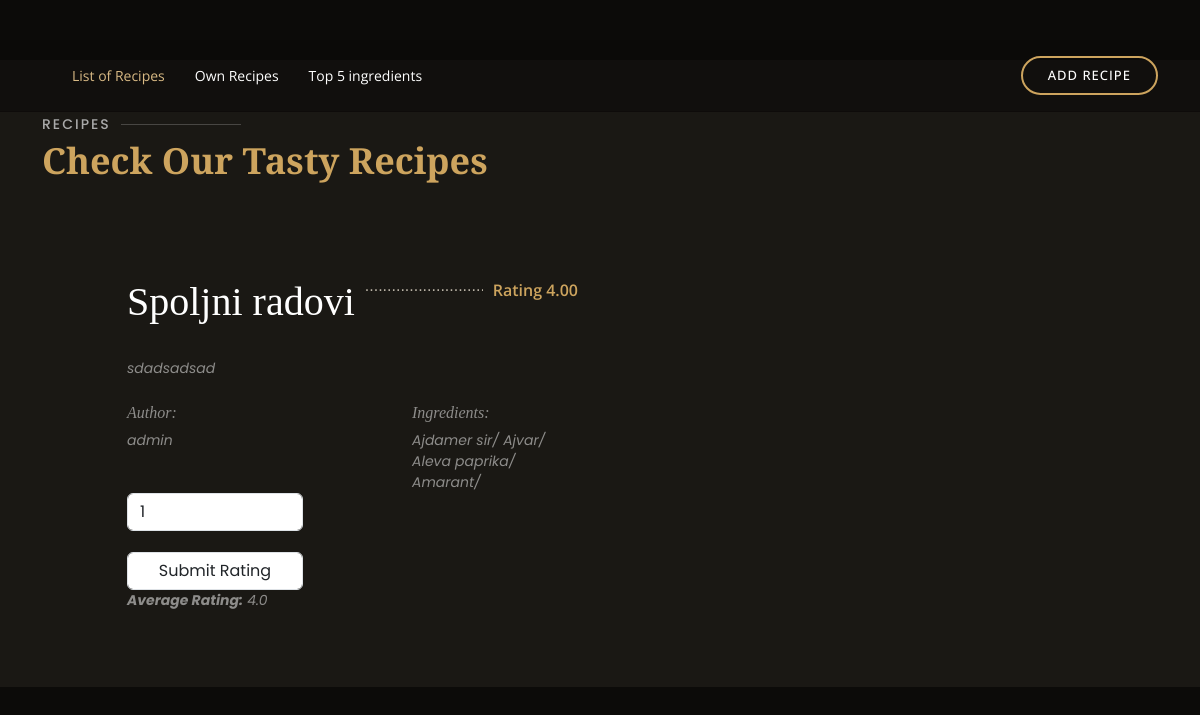
Page /recipes/detail/1/ (signed in) on the earlier database version.
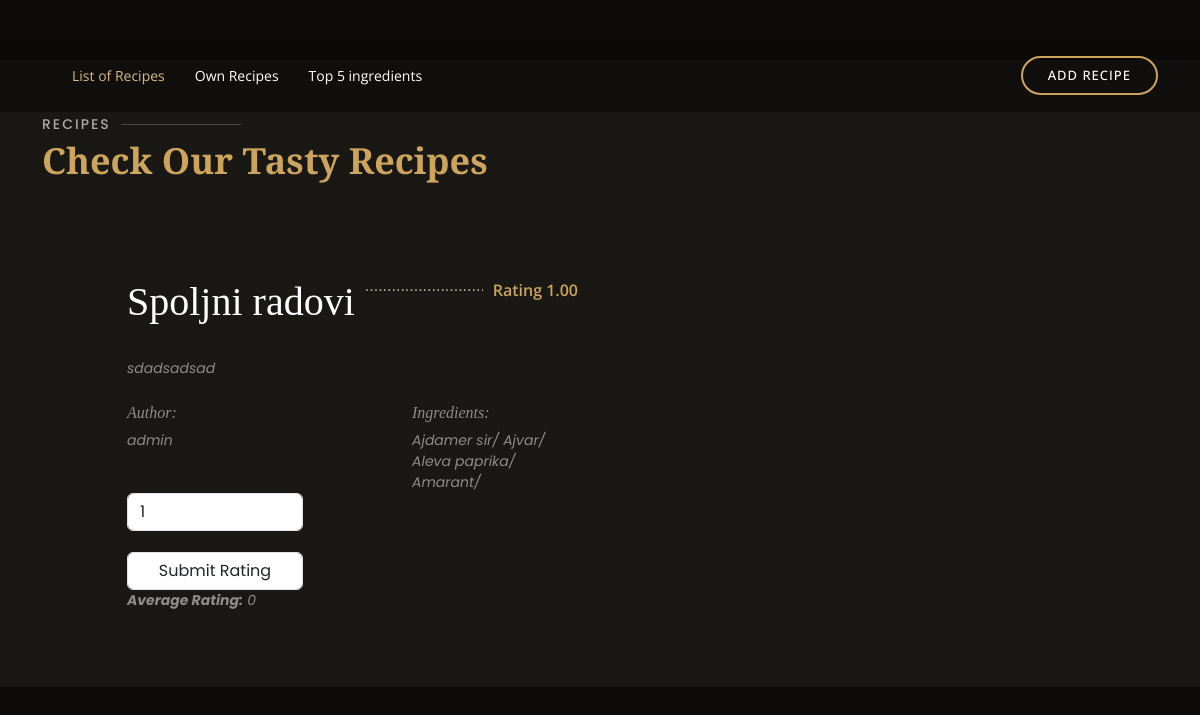
Same page on the later database version.
### recipes/models.py (models this page shows, shortened)
class Recipe(models.Model):
    name = models.CharField(max_length=255)
    recipe_text = models.TextField()
    ingredients = models.ManyToManyField(Ingredient)
    author = models.ForeignKey(User, on_delete=models.CASCADE)
    average_rating = models.DecimalField(default=0.0, max_digits=3, decimal_places=2)  # To store average rating
    total_ratings = models.PositiveIntegerField(default=0)

### user/models.py (models this page shows, shortened)
class User(AbstractUser):
    email = models.EmailField(unique=True)
    first_name = models.CharField(max_length=100)
    last_name = models.CharField(max_length=100)

### recipes/views.py (the view)
# urls.py: path('detail/<int:recipe_id>/', recipe_detail, name='recipe_detail'),
@login_required
def recipe_detail(request, recipe_id):
    recipe = get_object_or_404(Recipe, pk=recipe_id)
    user = request.user
    if request.method == 'POST':
        form = RecipeRatingForm(request.POST)
        if form.is_valid():
            rating_value = int(form.cleaned_data['rating'])
            if 1 <= rating_value <= 5:
                if recipe.author != user:
                    existing_rating = RecipeRating.objects.filter(user=user, recipe=recipe).first()
                    if existing_rating:
                        existing_rating.rating = rating_value
                        existing_rating.save()
                    else:
                        new_rating = RecipeRating.objects.create(user=user, recipe=recipe, rating=rating_value)
                        new_rating.save()
    else:
        form = RecipeRatingForm()
    ratings = RecipeRating.objects.filter(recipe=recipe)
    total_ratings = ratings.count()
    average_rating = sum(rating.rating for rating in ratings) / total_ratings if total_ratings > 0 else 0
    return render(request, 'recipe_detail.html', {'recipe': recipe, 'average_rating': average_rating, 'form': form})

### recipes/form.py
class RecipeRatingForm(forms.Form):
    RATING_CHOICES = [(i, str(i)) for i in range(1, 6)]
    rating = forms.ChoiceField(choices=RATING_CHOICES, label='Rate this recipe (1-5)')

### templates/recipe_detail.html (shortened to what this page needs)
{% load static %}
<!DOCTYPE html>
<html lang="en">
<head>
    <link rel="stylesheet" type="text/css" href="{% static 'assets_list/vendor/bootstrap/css/bootstrap.min.css' %}">
    <link rel="stylesheet" type="text/css" href="{% static 'assets_list/css/style.css' %}">
</head>
<body>
<header id="header" class="fixed-top d-flex align-items-cente">
    <div class="container-fluid container-xl d-flex align-items-center justify-content-lg-between">
        <nav id="navbar" class="navbar order-last order-lg-0">
            <ul>
                <li><a class="nav-link scrollto active" href="{% url 'recipe_list'%}">List of Recipes</a></li>
                <li><a class="nav-link scrollto" href="{% url 'own_recipe_list' %}">Own Recipes</a></li>
                <li><a class="nav-link scrollto " href="{% url 'top_ingredients' %}">Top 5 ingredients</a></li>
            </ul>
        </nav>
        <a href="{% url 'create_recipe' %}" class="book-a-table-btn scrollto d-none d-lg-flex">Add Recipe</a>
    </div>
</header>
<main id="main" style="padding-top:5%;">
    <section id="menu" class="menu section-bg">
        <div class="container" data-aos="fade-up">
            <div class="section-title">
                <h2>Recipes</h2>
                <p>Check Our Tasty Recipes</p>
            </div>
            <div class="row menu-container" data-aos="fade-up" data-aos-delay="200">
                <div class="col-lg-6 menu-item filter-starters">
                    <div class="menu-content">
                        <a href="{% url 'recipe_detail' recipe_id=recipe.id %}"><h1>{{ recipe.name }}</h1></a><span>Rating {{ recipe.average_rating }}</span>
                    </div>
                    <div class="menu-ingredients">
                        {{ recipe.recipe_text }}
                    </div>
                    <div class="row">
                        <div class="col-lg-6">
                            <div class="menu-ingredients">
                                <h6> Author: </h6>
                                <span>  {{ recipe.author.username }}</span>
                            </div>
                        </div>
                        <div class="col-lg-6">
                            <div class="menu-ingredients">
                                <h6>Ingredients: </h6>
                                {% for ingredient in recipe.ingredients.all %}
                                <span> {{ ingredient.name }}/ </span>
                                {% endfor %}
                            </div>
                        </div>
                        <div class="col-lg-6">
                            <div class="menu-ingredients">
                                <form method="post" action="{% url 'recipe_detail' recipe.id %}">
                                    <select name="rating" class="form-control" id="id_rating">
                                        <option value="1">1</option>
                                    </select><br>
                                    <button class="form-control" type="submit">Submit Rating</button>
                                </form>
                                <p><strong>Average Rating:</strong> {{ average_rating }}</p>
                            </div>
                        </div>
                    </div>
                </div>
            </div>
        </div>
    </section>
</main>
</body>
</html>

Differences in the rows shown:
changed Recipe "Spoljni radovi": average_rating "4.00" → "1.00"
Other differences:
{{ average_rating }}: "4.0" → "0"
